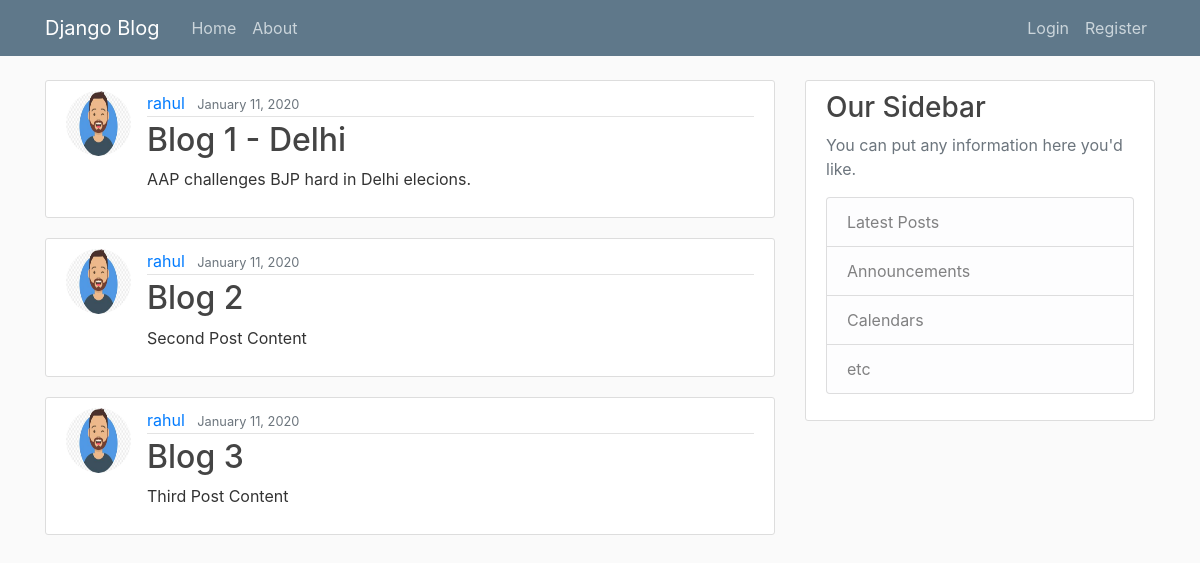
Before: / with the older database file.
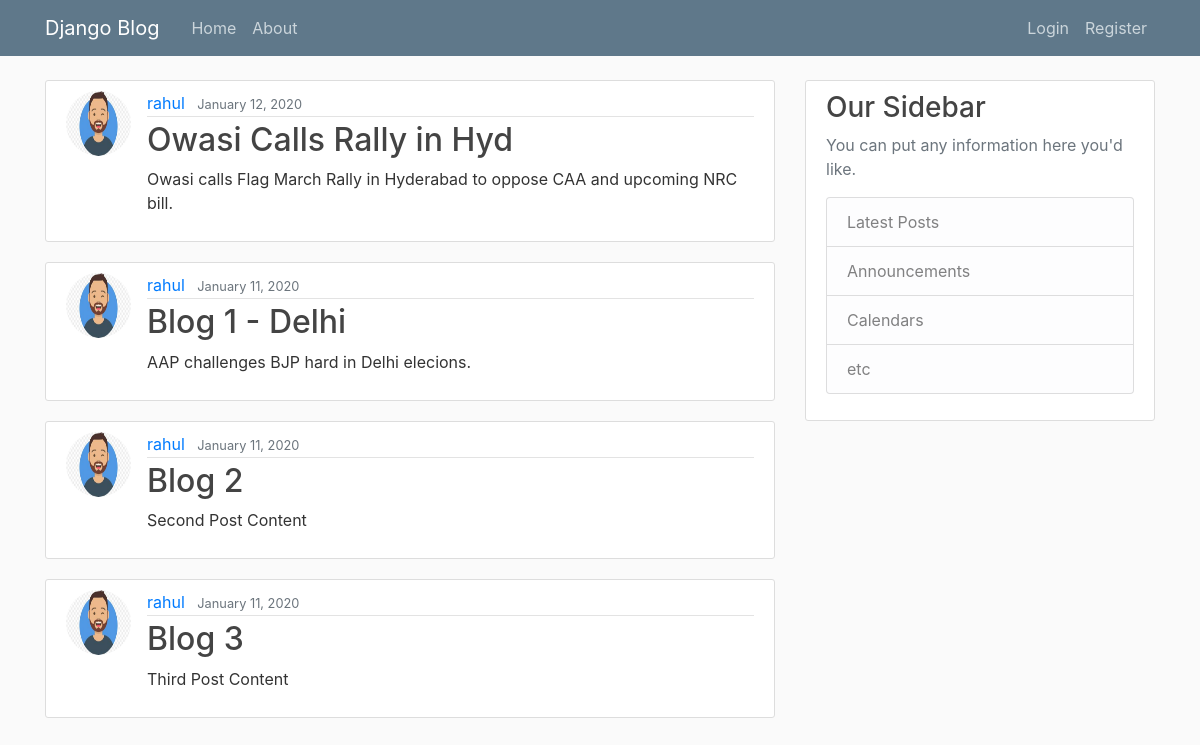
After: the same page with the newer database file.
### blog/models.py (models this page shows, shortened)
class Post(models.Model):
    title=models.CharField(max_length=100)
    content=models.TextField()
    date_posted=models.DateTimeField(default=timezone.now())
    author=models.ForeignKey(User, on_delete=models.CASCADE)

### users/models.py (models this page shows, shortened)
class Profile(models.Model):
    user = models.OneToOneField(User, on_delete=models.CASCADE)
    image = models.ImageField(default='default.jpg', upload_to='profile_pics')

### blog/views.py (the view)
# urls.py: path('', PostListView.as_view(), name='blog-home'),
class PostListView(ListView):
    model = Post
    template_name= 'blog/home.html'
    context_object_name = 'posts'
    ordering = ['-date_posted']

### blog/templates/blog/home.html
{% extends "blog/base.html" %}
{% block content %}
    {% for post in posts %}
        <article class="media content-section">
            <img src="{{ post.author.profile.image.url }}" class="rounded-circle article-img">
            <div class="media-body">
            <div class="article-metadata">
                <a class="mr-2" href="#">{{ post.author }}</a>
                <small class="text-muted">{{ post.date_posted|date:"F d, Y" }}</small>
            </div>
            <h2><a class="article-title" href="{% url 'post-detail' post.id %}">{{ post.title }}</a></h2>
            <p class="article-content">{{ post.content }}</p>
            </div>
        </article>
    {% endfor %}
{% endblock content %}

### blog/templates/blog/base.html (shortened to what this page needs)
{% load static %}
<!DOCTYPE html>
<html>
    <head>
        <link rel="stylesheet" href="https://maxcdn.bootstrapcdn.com/bootstrap/4.0.0/css/bootstrap.min.css">
        <link rel="stylesheet" type="text/css" href="{% static 'blog/main.css' %}">
    </head>
    <body>
        <header class="site-header">
            <nav class="navbar navbar-expand-md navbar-dark bg-steel fixed-top">
                <div class="container">
                <a class="navbar-brand mr-4" href="{% url 'blog-home' %}">Django Blog</a>
                    <div class="collapse navbar-collapse" id="navbarToggle">
                        <div class="navbar-nav mr-auto">
                        <a class="nav-item nav-link" href="{% url 'blog-home' %}">Home</a>
                        <a class="nav-item nav-link" href="{% url 'blog-about' %}">About</a>
                        </div>
                        <div class="navbar-nav">
                        {% if user.is_authenticated %}
                        <a class="nav-item nav-link" href="{% url 'post-create' %}">New Post</a>
                          <a class="nav-item nav-link" href="{% url 'profile' %}">Profile</a>
                          <a class="nav-item nav-link" href="{% url 'logout' %}">Logout</a>
                        {% else %}
                          <a class="nav-item nav-link" href="{% url 'login' %}">Login</a>
                          <a class="nav-item nav-link" href="{% url 'register' %}">Register</a>
                        {% endif %}
                        </div>
                    </div>
                </div>
            </nav>
        </header>
        <main role="main" class="container">
            <div class="row">
              <div class="col-md-8">
                {% block content %}{% endblock %}
              </div>
              <div class="col-md-4">
                <div class="content-section">
                  <h3>Our Sidebar</h3>
                  <p class='text-muted'>You can put any information here you'd like.
                    <ul class="list-group">
                      <li class="list-group-item list-group-item-light">Latest Posts</li>
                      <li class="list-group-item list-group-item-light">Announcements</li>
                      <li class="list-group-item list-group-item-light">Calendars</li>
                      <li class="list-group-item list-group-item-light">etc</li>
                    </ul>
                  </p>
                </div>
              </div>
            </div>
        </main>
    </body>
</html>

### blog/static/blog/main.css (style rules this page uses)
body { background: #fafafa; color: #333333; margin-top: 5rem; }
h1, h2, h3, h4, h5, h6 { color: #444444; }
ul { margin: 0; }
.bg-steel { background-color: #5f788a; }
.site-header .navbar-nav .nav-link { color: #cbd5db; }
.content-section { background: #ffffff; padding: 10px 20px; border: 1px solid #dddddd; border-radius: 3px; margin-bottom: 20px; }
.article-title { color: #444444; }
.article-content { white-space: pre-line; }
.article-img { height: 65px; width: 65px; margin-right: 16px; }
.article-metadata { padding-bottom: 1px; margin-bottom: 4px; border-bottom: 1px solid #e3e3e3 }

Changed rows visible on the page:
added Post: author.profile.image (placeholder picture), author "rahul", date_posted "January 12, 2020", title "Owasi Calls Rally in Hyd", content "Owasi calls Flag March Rally in Hyderabad to oppose CAA and upcoming NRC bill."
